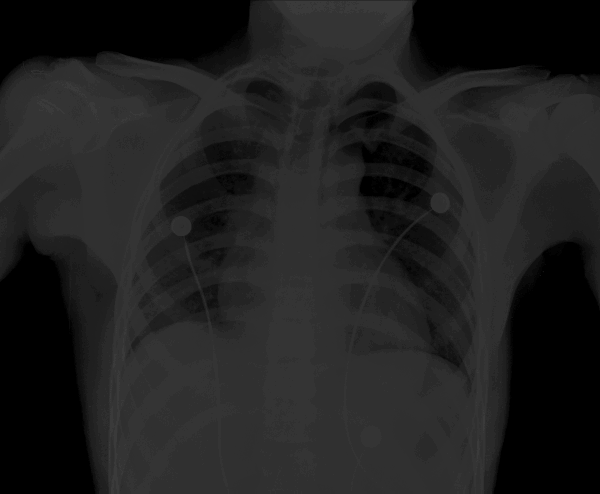
%> input picture dip/数字图像处理/chapter 2/images_ch02/Fig0203(a)(chest-xray).tif, 600 x 494 px
$ octave CH2_1.m   (GNU Octave 9; MATLAB toolbox functions it lacks are replaced by stand-ins)
%> lines starting %> are read from the running program, lines starting %| are printed output that depends on the picture
%% 第二章 基本原理

%% imshow 解决动态范围较小问题
clc
clear

I = imread('.\images_ch02\Fig0203(a)(chest-xray).tif');
%> I is the input picture: size 494x600 uint8; min 0, max 58, mean 31.7
figure,subplot(121),imshow(I),subplot(122),imhist(I)
axis tight
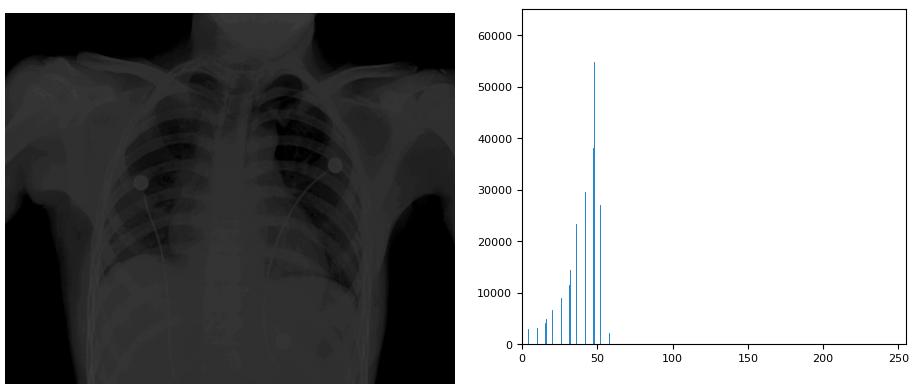
%> figure redrawn from the program's plot data, 2 panels

% 动态范围较低
class(I)
%> ans = 'uint8'
min(I(:))
%> ans = 0
max(I(:))
%> ans = 58

figure,imshow(I,[])
